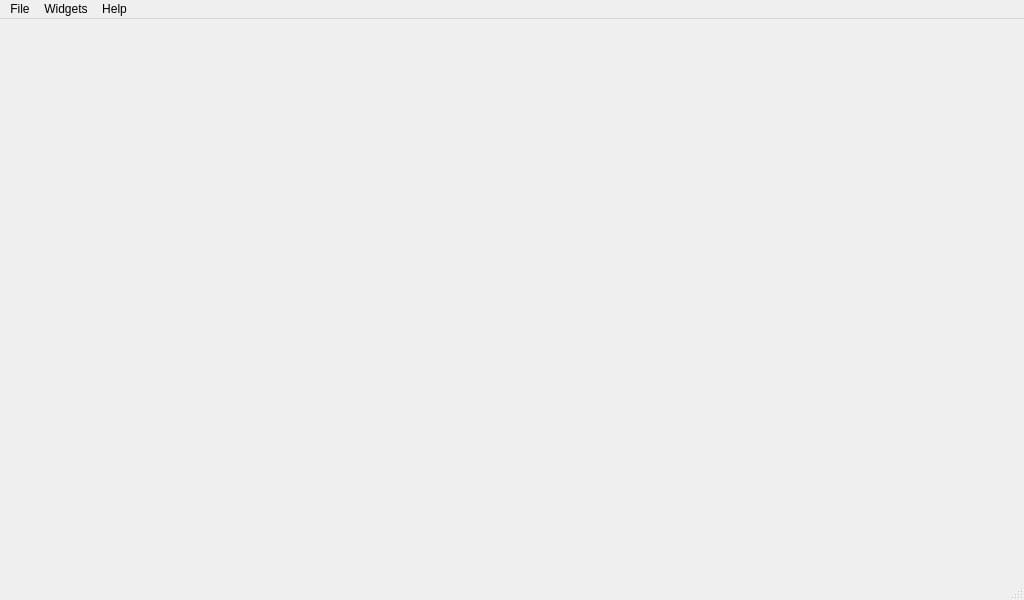
<?xml version="1.0" encoding="UTF-8"?>
<ui version="4.0">
 <class>MainWindow</class>
 <widget class="QMainWindow" name="MainWindow">
  <property name="geometry">
   <rect>
    <x>0</x>
    <y>0</y>
    <width>1024</width>
    <height>600</height>
   </rect>
  </property>
  <property name="minimumSize">
   <size>
    <width>640</width>
    <height>400</height>
   </size>
  </property>
  <property name="baseSize">
   <size>
    <width>1100</width>
    <height>800</height>
   </size>
  </property>
  <property name="mouseTracking">
   <bool>false</bool>
  </property>
  <property name="windowTitle">
   <string>MGMainWindow</string>
  </property>
  <property name="styleSheet">
   <string notr="true"/>
  </property>
  <widget class="QWidget" name="centralWidget">
   <property name="sizePolicy">
    <sizepolicy hsizetype="MinimumExpanding" vsizetype="MinimumExpanding">
     <horstretch>0</horstretch>
     <verstretch>0</verstretch>
    </sizepolicy>
   </property>
   <property name="minimumSize">
    <size>
     <width>200</width>
     <height>150</height>
    </size>
   </property>
  </widget>
  <widget class="QMenuBar" name="menuBar">
   <property name="geometry">
    <rect>
     <x>0</x>
     <y>0</y>
     <width>1024</width>
     <height>22</height>
    </rect>
   </property>
   <widget class="QMenu" name="menuMGround">
    <property name="title">
     <string>File</string>
    </property>
    <addaction name="separator"/>
    <addaction name="actionMuteAudioOutput"/>
    <addaction name="actionStatusBar"/>
    <addaction name="actionSettings"/>
    <addaction name="separator"/>
    <addaction name="actionExit"/>
   </widget>
   <widget class="QMenu" name="menuHelp">
    <property name="title">
     <string>Help</string>
    </property>
    <addaction name="actionOnline_Documentation"/>
    <addaction name="actionProject_Roadmap"/>
    <addaction name="actionDeveloper_Credits"/>
   </widget>
   <widget class="QMenu" name="menuWidgets">
    <property name="title">
     <string>Widgets</string>
    </property>
    <addaction name="actionScenario_Generator"/>
   </widget>
   <addaction name="menuMGround"/>
   <addaction name="menuWidgets"/>
   <addaction name="menuHelp"/>
  </widget>
  <widget class="QStatusBar" name="statusBar"/>
  <action name="actionExit">
   <property name="text">
    <string>Exit</string>
   </property>
   <property name="shortcut">
    <string>Ctrl+Q</string>
   </property>
  </action>
  <action name="actionAdd_Link">
   <property name="text">
    <string>Manage Communication Links</string>
   </property>
  </action>
  <action name="actionOnline_Documentation">
   <property name="text">
    <string>Online Documentation</string>
   </property>
  </action>
  <action name="actionProject_Roadmap">
   <property name="text">
    <string>Project Roadmap</string>
   </property>
  </action>
  <action name="actionDeveloper_Credits">
   <property name="text">
    <string>Developer Credits</string>
   </property>
  </action>
  <action name="actionMuteAudioOutput">
   <property name="checkable">
    <bool>true</bool>
   </property>
   <property name="text">
    <string>Mute Audio Output</string>
   </property>
  </action>
  <action name="actionSettings">
   <property name="text">
    <string>Settings</string>
   </property>
   <property name="toolTip">
    <string>Application settings</string>
   </property>
   <property name="menuRole">
    <enum>QAction::PreferencesRole</enum>
   </property>
  </action>
  <action name="actionAdvanced_Mode">
   <property name="checkable">
    <bool>true</bool>
   </property>
   <property name="text">
    <string>Advanced Mode</string>
   </property>
  </action>
  <action name="actionStatusBar">
   <property name="checkable">
    <bool>true</bool>
   </property>
   <property name="text">
    <string>Show Status Bar</string>
   </property>
  </action>
  <action name="actionScenario_Generator">
   <property name="text">
    <string>Scenario Generator</string>
   </property>
  </action>
 </widget>
 <layoutdefault spacing="6" margin="11"/>
 <resources/>
 <connections>
  <connection>
   <sender>actionExit</sender>
   <signal>triggered()</signal>
   <receiver>MainWindow</receiver>
   <slot>close()</slot>
   <hints>
    <hint type="sourcelabel">
     <x>-1</x>
     <y>-1</y>
    </hint>
    <hint type="destinationlabel">
     <x>299</x>
     <y>199</y>
    </hint>
   </hints>
  </connection>
 </connections>
</ui>
